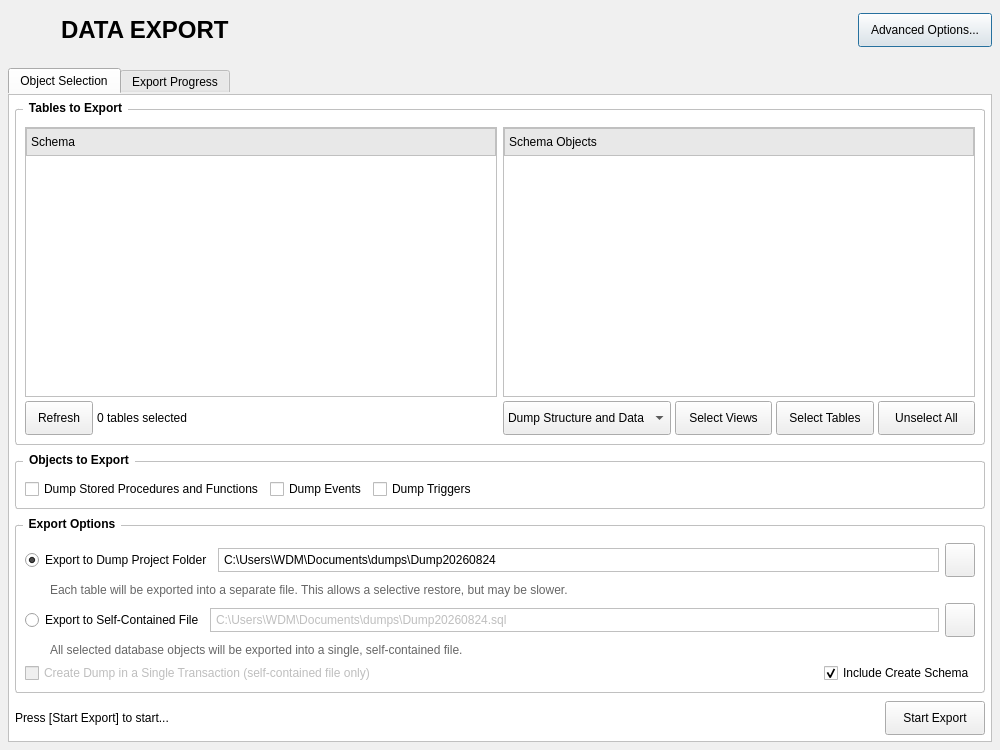
<?xml version="1.0" encoding="UTF-8"?>
<ui version="4.0">
 <class>DataExportDialog</class>
 <widget class="QDialog" name="DataExportDialog">
  <property name="geometry">
   <rect>
    <x>0</x>
    <y>0</y>
    <width>1000</width>
    <height>750</height>
   </rect>
  </property>
  <property name="windowTitle">
   <string>Data Export</string>
  </property>
  <property name="windowIcon">
   <iconset>
    <normaloff>../../module_3/assert/icon/transfer.png</normaloff>../../module_3/assert/icon/transfer.png</iconset>
  </property>
  <property name="styleSheet">
   <string notr="true">QDialog {
    background-color: #f0f0f0;
}
QGroupBox {
    font-weight: bold;
    border: 1px solid #c0c0c0;
    border-radius: 3px;
    margin-top: 8px;
    padding-top: 8px;
}
QGroupBox::title {
    subcontrol-origin: margin;
    left: 8px;
    padding: 0 4px;
}
QTabWidget::pane {
    border: 1px solid #c0c0c0;
    background: white;
}
QHeaderView::section {
    background-color: #e8e8e8;
    padding: 4px;
    border: 1px solid #c0c0c0;
}
QTreeWidget, QListWidget, QTableWidget {
    border: 1px solid #c0c0c0;
    background: white;
}
QPushButton {
    min-height: 24px;
    padding: 4px 12px;
}
QLineEdit {
    border: 1px solid #c0c0c0;
    padding: 3px;
    background: white;
}
</string>
  </property>
  <layout class="QVBoxLayout" name="mainLayout">
   <property name="spacing">
    <number>6</number>
   </property>
   <property name="leftMargin">
    <number>8</number>
   </property>
   <property name="topMargin">
    <number>8</number>
   </property>
   <property name="rightMargin">
    <number>8</number>
   </property>
   <property name="bottomMargin">
    <number>8</number>
   </property>
   <item>
    <layout class="QHBoxLayout" name="headerLayout">
     <property name="spacing">
      <number>8</number>
     </property>
     <property name="bottomMargin">
      <number>9</number>
     </property>
     <item>
      <widget class="QLabel" name="iconLabel">
       <property name="minimumSize">
        <size>
         <width>45</width>
         <height>45</height>
        </size>
       </property>
       <property name="maximumSize">
        <size>
         <width>32</width>
         <height>32</height>
        </size>
       </property>
       <property name="styleSheet">
        <string notr="true">font-size: 20px;</string>
       </property>
       <property name="text">
        <string/>
       </property>
       <property name="pixmap">
        <pixmap>../../module_3/assert/icon/data_export.png</pixmap>
       </property>
       <property name="scaledContents">
        <bool>true</bool>
       </property>
       <property name="alignment">
        <set>Qt::AlignCenter</set>
       </property>
      </widget>
     </item>
     <item>
      <widget class="QLabel" name="titleLabel">
       <property name="styleSheet">
        <string notr="true">font-size: 16px;</string>
       </property>
       <property name="text">
        <string>&lt;html&gt;&lt;head/&gt;&lt;body&gt;&lt;p&gt;&lt;span style=&quot; font-size:18pt; font-weight:600;&quot;&gt;DATA EXPORT&lt;/span&gt;&lt;/p&gt;&lt;/body&gt;&lt;/html&gt;</string>
       </property>
      </widget>
     </item>
     <item>
      <spacer name="headerSpacer">
       <property name="orientation">
        <enum>Qt::Horizontal</enum>
       </property>
       <property name="sizeHint" stdset="0">
        <size>
         <width>40</width>
         <height>20</height>
        </size>
       </property>
      </spacer>
     </item>
     <item>
      <widget class="QPushButton" name="btnAdvancedOptions">
       <property name="text">
        <string>Advanced Options...</string>
       </property>
      </widget>
     </item>
    </layout>
   </item>
   <item>
    <widget class="QTabWidget" name="tabWidget">
     <property name="currentIndex">
      <number>0</number>
     </property>
     <widget class="QWidget" name="tabObjectSelection">
      <attribute name="title">
       <string>Object Selection</string>
      </attribute>
      <layout class="QVBoxLayout" name="objectSelectionLayout">
       <property name="spacing">
        <number>8</number>
       </property>
       <property name="leftMargin">
        <number>6</number>
       </property>
       <property name="topMargin">
        <number>6</number>
       </property>
       <property name="rightMargin">
        <number>6</number>
       </property>
       <property name="bottomMargin">
        <number>6</number>
       </property>
       <item>
        <widget class="QGroupBox" name="groupTablesToExport">
         <property name="title">
          <string>Tables to Export</string>
         </property>
         <layout class="QHBoxLayout" name="tablesLayout">
          <property name="spacing">
           <number>6</number>
          </property>
          <item>
           <layout class="QVBoxLayout" name="leftPanelLayout">
            <property name="spacing">
             <number>4</number>
            </property>
            <item>
             <widget class="QTreeWidget" name="treeSchemas">
              <property name="minimumSize">
               <size>
                <width>280</width>
                <height>0</height>
               </size>
              </property>
              <property name="alternatingRowColors">
               <bool>true</bool>
              </property>
              <property name="rootIsDecorated">
               <bool>false</bool>
              </property>
              <property name="uniformRowHeights">
               <bool>true</bool>
              </property>
              <column>
               <property name="text">
                <string>Schema</string>
               </property>
              </column>
             </widget>
            </item>
            <item>
             <layout class="QHBoxLayout" name="leftBottomLayout">
              <item>
               <widget class="QPushButton" name="btnRefresh">
                <property name="text">
                 <string>Refresh</string>
                </property>
               </widget>
              </item>
              <item>
               <widget class="QLabel" name="lblTablesSelected">
                <property name="text">
                 <string>0 tables selected</string>
                </property>
               </widget>
              </item>
              <item>
               <spacer name="leftBottomSpacer">
                <property name="orientation">
                 <enum>Qt::Horizontal</enum>
                </property>
                <property name="sizeHint" stdset="0">
                 <size>
                  <width>40</width>
                  <height>20</height>
                 </size>
                </property>
               </spacer>
              </item>
             </layout>
            </item>
           </layout>
          </item>
          <item>
           <layout class="QVBoxLayout" name="rightPanelLayout">
            <property name="spacing">
             <number>4</number>
            </property>
            <item>
             <widget class="QTreeWidget" name="treeSchemaObjects">
              <property name="alternatingRowColors">
               <bool>true</bool>
              </property>
              <property name="rootIsDecorated">
               <bool>false</bool>
              </property>
              <property name="uniformRowHeights">
               <bool>true</bool>
              </property>
              <column>
               <property name="text">
                <string>Schema Objects</string>
               </property>
              </column>
             </widget>
            </item>
            <item>
             <layout class="QHBoxLayout" name="rightBottomLayout">
              <item>
               <widget class="QComboBox" name="cmbDumpType">
                <property name="minimumSize">
                 <size>
                  <width>160</width>
                  <height>34</height>
                 </size>
                </property>
                <item>
                 <property name="text">
                  <string>Dump Structure and Data</string>
                 </property>
                </item>
                <item>
                 <property name="text">
                  <string>Dump Structure Only</string>
                 </property>
                </item>
                <item>
                 <property name="text">
                  <string>Dump Data Only</string>
                 </property>
                </item>
               </widget>
              </item>
              <item>
               <widget class="QPushButton" name="btnSelectViews">
                <property name="text">
                 <string>Select Views</string>
                </property>
               </widget>
              </item>
              <item>
               <widget class="QPushButton" name="btnSelectTables">
                <property name="text">
                 <string>Select Tables</string>
                </property>
               </widget>
              </item>
              <item>
               <widget class="QPushButton" name="btnUnselectAll">
                <property name="text">
                 <string>Unselect All</string>
                </property>
               </widget>
              </item>
             </layout>
            </item>
           </layout>
          </item>
         </layout>
        </widget>
       </item>
       <item>
        <widget class="QGroupBox" name="groupObjectsToExport">
         <property name="title">
          <string>Objects to Export</string>
         </property>
         <layout class="QHBoxLayout" name="objectsLayout">
          <item>
           <widget class="QCheckBox" name="chkDumpStoredProcedures">
            <property name="text">
             <string>Dump Stored Procedures and Functions</string>
            </property>
           </widget>
          </item>
          <item>
           <widget class="QCheckBox" name="chkDumpEvents">
            <property name="text">
             <string>Dump Events</string>
            </property>
           </widget>
          </item>
          <item>
           <widget class="QCheckBox" name="chkDumpTriggers">
            <property name="text">
             <string>Dump Triggers</string>
            </property>
           </widget>
          </item>
          <item>
           <spacer name="objectsSpacer">
            <property name="orientation">
             <enum>Qt::Horizontal</enum>
            </property>
            <property name="sizeHint" stdset="0">
             <size>
              <width>40</width>
              <height>20</height>
             </size>
            </property>
           </spacer>
          </item>
         </layout>
        </widget>
       </item>
       <item>
        <widget class="QGroupBox" name="groupExportOptions">
         <property name="title">
          <string>Export Options</string>
         </property>
         <layout class="QVBoxLayout" name="exportOptionsLayout">
          <property name="spacing">
           <number>6</number>
          </property>
          <item>
           <layout class="QHBoxLayout" name="opt1Layout">
            <item>
             <widget class="QRadioButton" name="radioDumpProjectFolder">
              <property name="text">
               <string>Export to Dump Project Folder</string>
              </property>
              <property name="checked">
               <bool>true</bool>
              </property>
             </widget>
            </item>
            <item>
             <widget class="QLineEdit" name="editDumpProjectFolder">
              <property name="text">
               <string>C:\Users\WDM\Documents\dumps\Dump20260824</string>
              </property>
             </widget>
            </item>
            <item>
             <widget class="QPushButton" name="btnBrowseProjectFolder">
              <property name="maximumSize">
               <size>
                <width>30</width>
                <height>16777215</height>
               </size>
              </property>
              <property name="text">
               <string/>
              </property>
              <property name="icon">
               <iconset>
                <normaloff>../../module_3/assert/icon/folder.png</normaloff>../../module_3/assert/icon/folder.png</iconset>
              </property>
             </widget>
            </item>
           </layout>
          </item>
          <item>
           <widget class="QLabel" name="lblProjectFolderHint">
            <property name="styleSheet">
             <string notr="true">color: #666666; margin-left: 22px;</string>
            </property>
            <property name="text">
             <string>Each table will be exported into a separate file. This allows a selective restore, but may be slower.</string>
            </property>
            <property name="wordWrap">
             <bool>true</bool>
            </property>
           </widget>
          </item>
          <item>
           <layout class="QHBoxLayout" name="opt2Layout">
            <item>
             <widget class="QRadioButton" name="radioSelfContainedFile">
              <property name="text">
               <string>Export to Self-Contained File</string>
              </property>
             </widget>
            </item>
            <item>
             <widget class="QLineEdit" name="editSelfContainedFile">
              <property name="enabled">
               <bool>false</bool>
              </property>
              <property name="text">
               <string>C:\Users\WDM\Documents\dumps\Dump20260824.sql</string>
              </property>
             </widget>
            </item>
            <item>
             <widget class="QPushButton" name="btnBrowseSelfContained">
              <property name="enabled">
               <bool>true</bool>
              </property>
              <property name="maximumSize">
               <size>
                <width>30</width>
                <height>16777215</height>
               </size>
              </property>
              <property name="text">
               <string/>
              </property>
              <property name="icon">
               <iconset>
                <normaloff>../../module_3/assert/icon/folder.png</normaloff>../../module_3/assert/icon/folder.png</iconset>
              </property>
             </widget>
            </item>
           </layout>
          </item>
          <item>
           <widget class="QLabel" name="lblSelfContainedHint">
            <property name="styleSheet">
             <string notr="true">color: #666666; margin-left: 22px;</string>
            </property>
            <property name="text">
             <string>All selected database objects will be exported into a single, self-contained file.</string>
            </property>
            <property name="wordWrap">
             <bool>true</bool>
            </property>
           </widget>
          </item>
          <item>
           <layout class="QHBoxLayout" name="extraOptsLayout">
            <item>
             <widget class="QCheckBox" name="chkSingleTransaction">
              <property name="enabled">
               <bool>false</bool>
              </property>
              <property name="text">
               <string>Create Dump in a Single Transaction (self-contained file only)</string>
              </property>
             </widget>
            </item>
            <item>
             <spacer name="extraOptsSpacer">
              <property name="orientation">
               <enum>Qt::Horizontal</enum>
              </property>
              <property name="sizeHint" stdset="0">
               <size>
                <width>40</width>
                <height>20</height>
               </size>
              </property>
             </spacer>
            </item>
            <item>
             <widget class="QCheckBox" name="chkIncludeCreateSchema">
              <property name="text">
               <string>Include Create Schema</string>
              </property>
              <property name="checked">
               <bool>true</bool>
              </property>
             </widget>
            </item>
           </layout>
          </item>
         </layout>
        </widget>
       </item>
       <item>
        <layout class="QHBoxLayout" name="footerLayout">
         <item>
          <widget class="QLabel" name="lblStatus">
           <property name="text">
            <string>Press [Start Export] to start...</string>
           </property>
          </widget>
         </item>
         <item>
          <spacer name="footerSpacer">
           <property name="orientation">
            <enum>Qt::Horizontal</enum>
           </property>
           <property name="sizeHint" stdset="0">
            <size>
             <width>40</width>
             <height>20</height>
            </size>
           </property>
          </spacer>
         </item>
         <item>
          <widget class="QPushButton" name="btnStartExport">
           <property name="minimumSize">
            <size>
             <width>100</width>
             <height>34</height>
            </size>
           </property>
           <property name="text">
            <string>Start Export</string>
           </property>
          </widget>
         </item>
        </layout>
       </item>
      </layout>
     </widget>
     <widget class="QWidget" name="tabExportProgress">
      <attribute name="title">
       <string>Export Progress</string>
      </attribute>
      <layout class="QVBoxLayout" name="progressLayout">
       <property name="spacing">
        <number>8</number>
       </property>
       <property name="leftMargin">
        <number>12</number>
       </property>
       <property name="topMargin">
        <number>12</number>
       </property>
       <property name="rightMargin">
        <number>12</number>
       </property>
       <property name="bottomMargin">
        <number>12</number>
       </property>
       <item>
        <widget class="QLabel" name="lblProgressTitle">
         <property name="styleSheet">
          <string notr="true">font-weight: bold; font-size: 13px;</string>
         </property>
         <property name="text">
          <string>Export Progress</string>
         </property>
        </widget>
       </item>
       <item>
        <widget class="QProgressBar" name="progressBar">
         <property name="value">
          <number>0</number>
         </property>
         <property name="textVisible">
          <bool>true</bool>
         </property>
        </widget>
       </item>
       <item>
        <widget class="QPlainTextEdit" name="txtProgressLog">
         <property name="readOnly">
          <bool>true</bool>
         </property>
         <property name="placeholderText">
          <string>Log messages will appear here during export...</string>
         </property>
        </widget>
       </item>
       <item>
        <layout class="QHBoxLayout" name="progressFooterLayout">
         <item>
          <spacer name="progressSpacer">
           <property name="orientation">
            <enum>Qt::Horizontal</enum>
           </property>
           <property name="sizeHint" stdset="0">
            <size>
             <width>40</width>
             <height>20</height>
            </size>
           </property>
          </spacer>
         </item>
         <item>
          <widget class="QPushButton" name="btnCancelExport">
           <property name="enabled">
            <bool>false</bool>
           </property>
           <property name="text">
            <string>Cancel</string>
           </property>
          </widget>
         </item>
         <item>
          <widget class="QPushButton" name="btnCloseProgress">
           <property name="text">
            <string>Close</string>
           </property>
          </widget>
         </item>
        </layout>
       </item>
      </layout>
     </widget>
    </widget>
   </item>
  </layout>
 </widget>
 <resources/>
 <connections>
  <connection>
   <sender>radioDumpProjectFolder</sender>
   <signal>toggled(bool)</signal>
   <receiver>editDumpProjectFolder</receiver>
   <slot>setEnabled(bool)</slot>
   <hints>
    <hint type="sourcelabel">
     <x>100</x>
     <y>400</y>
    </hint>
    <hint type="destinationlabel">
     <x>400</x>
     <y>400</y>
    </hint>
   </hints>
  </connection>
  <connection>
   <sender>radioDumpProjectFolder</sender>
   <signal>toggled(bool)</signal>
   <receiver>btnBrowseProjectFolder</receiver>
   <slot>setEnabled(bool)</slot>
   <hints>
    <hint type="sourcelabel">
     <x>100</x>
     <y>400</y>
    </hint>
    <hint type="destinationlabel">
     <x>700</x>
     <y>400</y>
    </hint>
   </hints>
  </connection>
  <connection>
   <sender>radioSelfContainedFile</sender>
   <signal>toggled(bool)</signal>
   <receiver>editSelfContainedFile</receiver>
   <slot>setEnabled(bool)</slot>
   <hints>
    <hint type="sourcelabel">
     <x>100</x>
     <y>450</y>
    </hint>
    <hint type="destinationlabel">
     <x>400</x>
     <y>450</y>
    </hint>
   </hints>
  </connection>
  <connection>
   <sender>radioSelfContainedFile</sender>
   <signal>toggled(bool)</signal>
   <receiver>btnBrowseSelfContained</receiver>
   <slot>setEnabled(bool)</slot>
   <hints>
    <hint type="sourcelabel">
     <x>100</x>
     <y>450</y>
    </hint>
    <hint type="destinationlabel">
     <x>700</x>
     <y>450</y>
    </hint>
   </hints>
  </connection>
  <connection>
   <sender>radioSelfContainedFile</sender>
   <signal>toggled(bool)</signal>
   <receiver>chkSingleTransaction</receiver>
   <slot>setEnabled(bool)</slot>
   <hints>
    <hint type="sourcelabel">
     <x>100</x>
     <y>450</y>
    </hint>
    <hint type="destinationlabel">
     <x>200</x>
     <y>500</y>
    </hint>
   </hints>
  </connection>
 </connections>
</ui>
